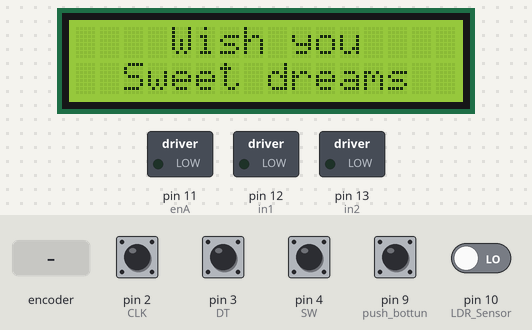
Simulated run of this sketch. Board: Arduino Uno, built with avr-gcc and run on an emulated ATmega328P. Parts: 16×2 character LCD, switched loads named in the sketch (green lamp = pin HIGH). The test bench sets the inputs (shaded band); at power-on: pin 2 (CLK), pin 3 (DT), pin 4 (SW), pin 9 (push_bottun) HIGH, pin 10 (LDR_Sensor) LOW. What the sketch prints to the serial monitor is not drawn.

Above: at 3.2 s.
7.4 s: pin 9 (push_bottun) pulled LOW for 3.2 s
At 11.5 s:
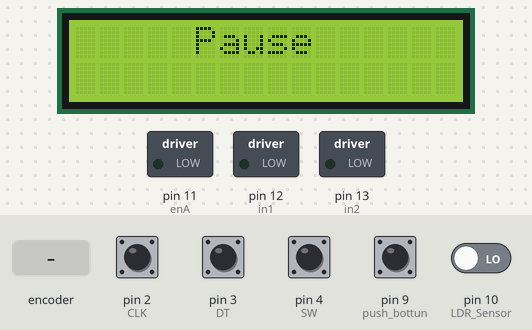
12.4 s: pin 4 (SW) pulled LOW for 0.15 s
At 13.2 s:
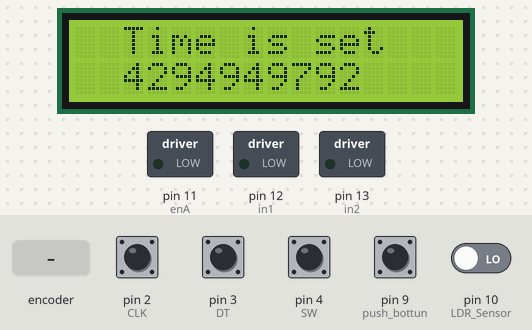
14.0 s: rotary encoder on pin 2 (CLK) / pin 3 (DT) turned 1 step (first pin leading)
At 15.3 s:
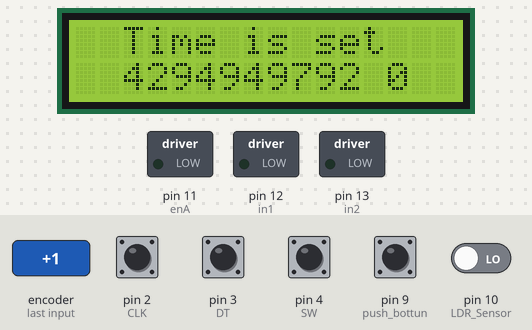
15.7 s: rotary encoder on pin 2 (CLK) / pin 3 (DT) turned 2 steps (second pin leading)
At 16.5 s:
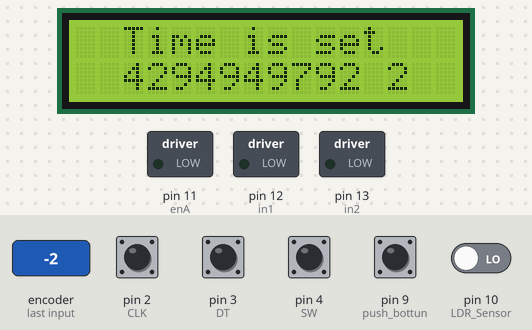
17.6 s: pin 4 (SW) pulled LOW for 1 s
At 18.4 s:
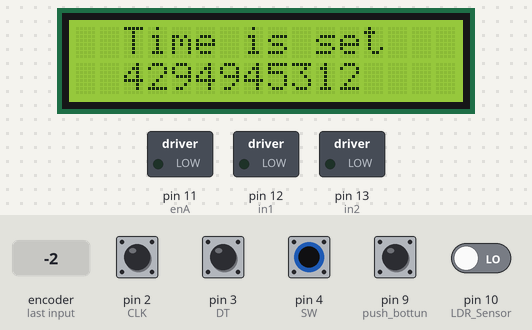
20.1 s: pin 9 (push_bottun) pulled LOW for 0.15 s
At 21.0 s:
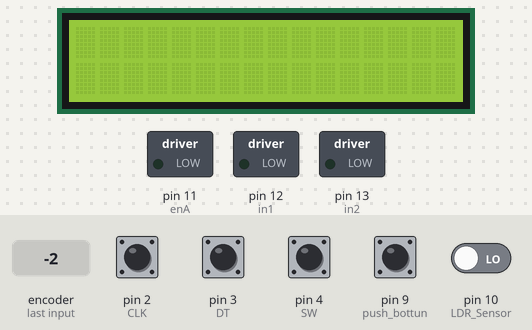
Timing chart, 0 to 23.1 s (numbered marks = the images above; inputs shaded):
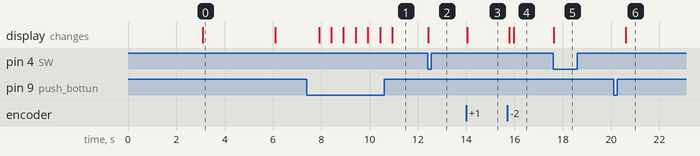

The sketch:

Final_Project_Edited_2.ino
```cpp
#include <AccelStepper.h> // Library for stepper motor

#define motorPin1  5      // IN1 on the ULN2003 driver
#define motorPin2  6      // IN2 on the ULN2003 driver
#define motorPin3  7     // IN3 on the ULN2003 driver
#define motorPin4  8     // IN4 on the ULN2003 driver
#define STEP_PER_REVOLUTION 2048 // this value is from datasheet
#define MotorInterfaceType 8

#include <Wire.h> // For LCD
#include <LiquidCrystal_I2C.h> // For LCD I2C Module

LiquidCrystal_I2C lcd(0x27, 16, 2);
AccelStepper stepper = AccelStepper(MotorInterfaceType, motorPin1, motorPin3, motorPin2, motorPin4);
int pos = 0;  // stepper motor pos
char dir = NULL;

int enA = 11; // LED analog
int in1 = 12; //LED polarity1
int in2 = 13; //LED polarity2

boolean isFirstTime = true; // for soft start opening
boolean timerDone = false; // For timer Value
boolean Pause = false; // for pause the led & motor

unsigned long previousTime = 0;
unsigned long interval = 15 * 60 * 1000; // 15 * 60 *1000 // 60000 = 1 Min edited from 10000
//////////////
// Rotary Encoder Inputs
#define CLK 2
#define DT 3
#define SW 4

int counter = 0;
int currentStateCLK;
int lastStateCLK;
String currentDir = "";
unsigned long lastButtonPress = 0;

void setup() {
  stepper.setMaxSpeed(1000); // For Stepper Motor Speed
  stepper.setAcceleration(3000); // For Stepper Motor Acceleration
  pinMode (10, INPUT); // LDR Sensor
  pinMode (enA, OUTPUT); // Analog for LED
  pinMode (in1, OUTPUT); // LED
  pinMode (in2, OUTPUT); // LED
  pinMode (A2, INPUT); // POT for intensity of light
  pinMode (9, INPUT_PULLUP); // push bottun
  Serial.begin(9600);
  //////////////////////////////
  //encoder pins as inputs
  pinMode(CLK, INPUT);
  pinMode(DT, INPUT);
  pinMode(SW, INPUT_PULLUP);
  // Read the initial state of CLK
  lastStateCLK = digitalRead(CLK);
  ///////////////
  //LCD I2C welcome screen
  lcd.init();
  lcd.backlight();
  lcd.setCursor(1, 0);
  lcd.print("Hello, Friend");
  delay (3000);
  lcd.clear();
  lcd.setCursor(4, 0);
  lcd.print("Wish you");
  lcd.setCursor(2, 1);
  lcd.print("Sweet dreams");
  delay (3000);
  lcd.clear();
  previousTime = millis(); // for counting time
}

void loop() {
  unsigned long currentTime = millis();
  if (currentTime - previousTime >= interval) {  //timer
    timerDone = true;
    Serial.println("Sweet Dreams"); // Time OUT
    interval = 15 * 60 * 1000; // 15 min * 60 sec * 1000 milliesecond
    // LCD ending message
    lcd.clear();
    lcd.setCursor(2, 0);
    lcd.print("Sweet Dreams");
    delay(1000);
    lcd.noBacklight();
    previousTime = currentTime;
  }
  if (digitalRead(10) == HIGH && !timerDone  && !Pause) { //Main Condition for LED & Motor
    pos += 1000;
    stepper.moveTo(pos);
    stepper.run();
    pos = stepper.currentPosition();
    digitalWrite(in1, LOW);
    digitalWrite(in2, HIGH);
    if (isFirstTime) {
      for ( int i = 0 ; i < 50 ; i ++) {
        analogWrite(enA, i); //Soft Start for LED
        delay(15);
      }
      isFirstTime = false;
    }
    ///////////////
    analogWrite(enA, map(analogRead(A2), 0, 1023, 50, 255)); // for changing the intensity of light

  } else {
    digitalWrite(in1, LOW);
    digitalWrite(in2, LOW);
    stepper.stop();
  }
  ////////////
  //pause condition
  if (digitalRead(9) == LOW) {
    Pause = !Pause;
    delay (500);
    Serial.println(Pause);
    if (Pause) {
      lcd.clear();
      lcd.setCursor(5, 0);
      lcd.print("Pause");
    }
    else {
      lcd.clear();
    }
  }
  ///////////////////////////
  //Rotary encoder for changing time or restart
  // Read the current state of CLK
  currentStateCLK = digitalRead(CLK);

  // If last and current state of CLK are different, then pulse occurred
  // React to only 1 state change to avoid double count
  if (currentStateCLK != lastStateCLK  && currentStateCLK == 1) {

    // If the DT state is different than the CLK state then
    // the encoder is rotating CCW so decrement
    if (digitalRead(DT) != currentStateCLK) {
      counter --;
      currentDir = "CCW";
    } else {
      // Encoder is rotating CW so increment
      counter ++;
      currentDir = "CW";
    }
    counter = constrain(counter, 0, 2.5 * 60 * 100); // rotary encoder values

    Serial.print("Direction: ");
    Serial.print(currentDir);
    Serial.print(" | Counter: ");
    Serial.println(counter);
    lcd.setCursor(13, 1); // preview the value on LCD Screen
    lcd.print(counter);
  }

  // Remember last CLK state
  lastStateCLK = currentStateCLK;

  // Read the button state
  int btnState = digitalRead(SW);

  //If we detect LOW signal, button is pressed
  if (btnState == LOW) {
    //if 50ms have passed since last LOW pulse, it means that the
    //button has been pressed, released and pressed again
    if (millis() - lastButtonPress > 100) {
      lcd.backlight();
      Serial.println("Time is Set"); //Button Pressed!
      lcd.clear();
      lcd.setCursor(2, 0);
      lcd.print("Time is set");
      lcd.setCursor(2, 1);
      lcd.print(interval);
      interval += constrain ( (counter * 1000 * 60 ), 0, 60 * 60 * 1000);
      Serial.println(interval);
      counter = 0;
      timerDone = false;
    }

    // Remember last button press event
    lastButtonPress = millis();
  }


}
```

Measured:
- after the input at 7.4 s, the display: changes after 0.51 s (image 1)
- after the input at 12.4 s, the display: changes at once (image 2)
- after the input at 14.0 s, the display: changes after 0.05 s (image 3)
- after the input at 15.7 s, the display: first changes after 0.08 s (image 4 shows a later state)
- after the input at 17.6 s, the display: changes at once (image 5)
- after the input at 20.1 s, the display: changes after 0.50 s (image 6)
- what the display in image 0 shows lasts 3.0 s, from 3.1 s to 6.1 s
